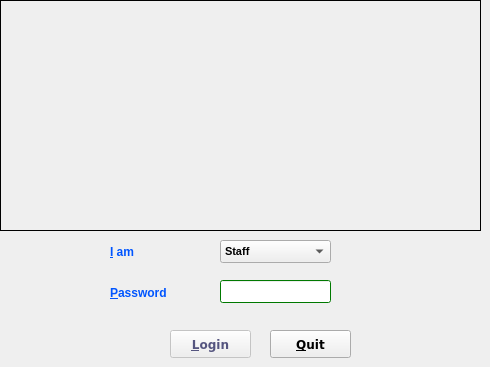
     <widget class="QWidget" name="loginPage">
      <widget class="QLabel" name="fig1">
       <property name="geometry">
        <rect>
         <x>0</x>
         <y>0</y>
         <width>481</width>
         <height>231</height>
        </rect>
       </property>
       <property name="font">
        <font>
         <family>Verdana</family>
         <pointsize>12</pointsize>
         <weight>9</weight>
         <italic>true</italic>
         <bold>false</bold>
        </font>
       </property>
       <property name="styleSheet">
        <string notr="true">background-image:url(:/newPrefix/images/Diamond_104.JPG);
font: 75 italic 12pt &quot;Verdana&quot;;</string>
       </property>
       <property name="frameShape">
        <enum>QFrame::Box</enum>
       </property>
       <property name="frameShadow">
        <enum>QFrame::Plain</enum>
       </property>
       <property name="text">
        <string/>
       </property>
       <property name="pixmap">
        <pixmap resource="../resources/symbols.qrc">:/newPrefix/images/authpic.png</pixmap>
       </property>
       <property name="scaledContents">
        <bool>true</bool>
       </property>
       <property name="alignment">
        <set>Qt::AlignHCenter|Qt::AlignTop</set>
       </property>
      </widget>
      <widget class="QComboBox" name="iamCombo">
       <property name="geometry">
        <rect>
         <x>220</x>
         <y>240</y>
         <width>111</width>
         <height>23</height>
        </rect>
       </property>
       <property name="baseSize">
        <size>
         <width>0</width>
         <height>0</height>
        </size>
       </property>
       <property name="font">
        <font>
         <family>MS Shell Dlg 2</family>
         <pointsize>8</pointsize>
         <weight>75</weight>
         <italic>false</italic>
         <bold>true</bold>
         <underline>false</underline>
         <stylestrategy>PreferDefault</stylestrategy>
        </font>
       </property>
       <property name="contextMenuPolicy">
        <enum>Qt::NoContextMenu</enum>
       </property>
       <property name="layoutDirection">
        <enum>Qt::LeftToRight</enum>
       </property>
       <property name="styleSheet">
        <string notr="true">color:rgb(0, 0, 0)</string>
       </property>
       <property name="editable">
        <bool>false</bool>
       </property>
       <property name="currentIndex">
        <number>0</number>
       </property>
       <property name="maxVisibleItems">
        <number>3</number>
       </property>
       <property name="sizeAdjustPolicy">
        <enum>QComboBox::AdjustToContentsOnFirstShow</enum>
       </property>
       <property name="iconSize">
        <size>
         <width>0</width>
         <height>0</height>
        </size>
       </property>
       <property name="duplicatesEnabled">
        <bool>false</bool>
       </property>
       <item>
        <property name="text">
         <string>Staff</string>
        </property>
       </item>
       <item>
        <property name="text">
         <string>Admin</string>
        </property>
       </item>
      </widget>
      <widget class="QLineEdit" name="passwordLe">
       <property name="geometry">
        <rect>
         <x>220</x>
         <y>280</y>
         <width>111</width>
         <height>23</height>
        </rect>
       </property>
       <property name="palette">
        <palette>
         <active>
          <colorrole role="WindowText">
           <brush brushstyle="SolidPattern">
            <color alpha="255">
             <red>0</red>
             <green>170</green>
             <blue>255</blue>
            </color>
           </brush>
          </colorrole>
          <colorrole role="Button">
           <brush brushstyle="SolidPattern">
            <color alpha="255">
             <red>0</red>
             <green>170</green>
             <blue>0</blue>
            </color>
           </brush>
          </colorrole>
          <colorrole role="Light">
           <brush brushstyle="SolidPattern">
            <color alpha="255">
             <red>0</red>
             <green>255</green>
             <blue>0</blue>
            </color>
           </brush>
          </colorrole>
          <colorrole role="Midlight">
           <brush brushstyle="SolidPattern">
            <color alpha="255">
             <red>0</red>
             <green>212</green>
             <blue>0</blue>
            </color>
           </brush>
          </colorrole>
          <colorrole role="Dark">
           <brush brushstyle="SolidPattern">
            <color alpha="255">
             <red>0</red>
             <green>85</green>
             <blue>0</blue>
            </color>
           </brush>
          </colorrole>
          <colorrole role="Mid">
           <brush brushstyle="SolidPattern">
            <color alpha="255">
             <red>0</red>
             <green>113</green>
             <blue>0</blue>
            </color>
           </brush>
          </colorrole>
          <colorrole role="Text">
           <brush brushstyle="SolidPattern">
            <color alpha="255">
             <red>0</red>
             <green>170</green>
             <blue>255</blue>
            </color>
           </brush>
          </colorrole>
          <colorrole role="BrightText">
           <brush brushstyle="SolidPattern">
            <color alpha="255">
             <red>255</red>
             <green>255</green>
             <blue>255</blue>
            </color>
           </brush>
          </colorrole>
          <colorrole role="ButtonText">
           <brush brushstyle="SolidPattern">
            <color alpha="255">
             <red>0</red>
             <green>170</green>
             <blue>255</blue>
            </color>
           </brush>
          </colorrole>
          <colorrole role="Base">
           <brush brushstyle="SolidPattern">
            <color alpha="255">
             <red>255</red>
             <green>255</green>
             <blue>255</blue>
            </color>
           </brush>
          </colorrole>
          <colorrole role="Window">
           <brush brushstyle="SolidPattern">
            <color alpha="255">
             <red>0</red>
             <green>170</green>
             <blue>0</blue>
            </color>
           </brush>
          </colorrole>
          <colorrole role="Shadow">
           <brush brushstyle="SolidPattern">
            <color alpha="255">
             <red>0</red>
             <green>0</green>
             <blue>0</blue>
            </color>
           </brush>
          </colorrole>
          <colorrole role="AlternateBase">
           <brush brushstyle="SolidPattern">
            <color alpha="255">
             <red>127</red>
             <green>212</green>
             <blue>127</blue>
            </color>
           </brush>
          </colorrole>
          <colorrole role="ToolTipBase">
           <brush brushstyle="SolidPattern">
            <color alpha="255">
             <red>255</red>
             <green>255</green>
             <blue>220</blue>
            </color>
           </brush>
          </colorrole>
          <colorrole role="ToolTipText">
           <brush brushstyle="SolidPattern">
            <color alpha="255">
             <red>0</red>
             <green>0</green>
             <blue>0</blue>
            </color>
           </brush>
          </colorrole>
         </active>
         <inactive>
          <colorrole role="WindowText">
           <brush brushstyle="SolidPattern">
            <color alpha="255">
             <red>0</red>
             <green>170</green>
             <blue>255</blue>
            </color>
           </brush>
          </colorrole>
          <colorrole role="Button">
           <brush brushstyle="SolidPattern">
            <color alpha="255">
             <red>0</red>
             <green>170</green>
             <blue>0</blue>
            </color>
           </brush>
          </colorrole>
          <colorrole role="Light">
           <brush brushstyle="SolidPattern">
            <color alpha="255">
             <red>0</red>
             <green>255</green>
             <blue>0</blue>
            </color>
           </brush>
          </colorrole>
          <colorrole role="Midlight">
           <brush brushstyle="SolidPattern">
            <color alpha="255">
             <red>0</red>
             <green>212</green>
             <blue>0</blue>
            </color>
           </brush>
          </colorrole>
          <colorrole role="Dark">
           <brush brushstyle="SolidPattern">
            <color alpha="255">
             <red>0</red>
             <green>85</green>
             <blue>0</blue>
            </color>
           </brush>
          </colorrole>
          <colorrole role="Mid">
           <brush brushstyle="SolidPattern">
            <color alpha="255">
             <red>0</red>
             <green>113</green>
             <blue>0</blue>
            </color>
           </brush>
          </colorrole>
          <colorrole role="Text">
           <brush brushstyle="SolidPattern">
            <color alpha="255">
             <red>0</red>
             <green>170</green>
             <blue>255</blue>
            </color>
           </brush>
          </colorrole>
          <colorrole role="BrightText">
           <brush brushstyle="SolidPattern">
            <color alpha="255">
             <red>255</red>
             <green>255</green>
             <blue>255</blue>
            </color>
           </brush>
          </colorrole>
          <colorrole role="ButtonText">
           <brush brushstyle="SolidPattern">
            <color alpha="255">
             <red>0</red>
             <green>170</green>
             <blue>255</blue>
            </color>
           </brush>
          </colorrole>
          <colorrole role="Base">
           <brush brushstyle="SolidPattern">
            <color alpha="255">
             <red>255</red>
             <green>255</green>
             <blue>255</blue>
            </color>
           </brush>
          </colorrole>
          <colorrole role="Window">
           <brush brushstyle="SolidPattern">
            <color alpha="255">
             <red>0</red>
             <green>170</green>
             <blue>0</blue>
            </color>
           </brush>
          </colorrole>
          <colorrole role="Shadow">
           <brush brushstyle="SolidPattern">
            <color alpha="255">
             <red>0</red>
             <green>0</green>
             <blue>0</blue>
            </color>
           </brush>
          </colorrole>
          <colorrole role="AlternateBase">
           <brush brushstyle="SolidPattern">
            <color alpha="255">
             <red>127</red>
             <green>212</green>
             <blue>127</blue>
            </color>
           </brush>
          </colorrole>
          <colorrole role="ToolTipBase">
           <brush brushstyle="SolidPattern">
            <color alpha="255">
             <red>255</red>
             <green>255</green>
             <blue>220</blue>
            </color>
           </brush>
          </colorrole>
          <colorrole role="ToolTipText">
           <brush brushstyle="SolidPattern">
            <color alpha="255">
             <red>0</red>
             <green>0</green>
             <blue>0</blue>
            </color>
           </brush>
          </colorrole>
         </inactive>
         <disabled>
          <colorrole role="WindowText">
           <brush brushstyle="SolidPattern">
            <color alpha="255">
             <red>0</red>
             <green>170</green>
             <blue>255</blue>
            </color>
           </brush>
          </colorrole>
          <colorrole role="Button">
           <brush brushstyle="SolidPattern">
            <color alpha="255">
             <red>0</red>
             <green>170</green>
             <blue>0</blue>
            </color>
           </brush>
          </colorrole>
          <colorrole role="Light">
           <brush brushstyle="SolidPattern">
            <color alpha="255">
             <red>0</red>
             <green>255</green>
             <blue>0</blue>
            </color>
           </brush>
          </colorrole>
          <colorrole role="Midlight">
           <brush brushstyle="SolidPattern">
            <color alpha="255">
             <red>0</red>
             <green>212</green>
             <blue>0</blue>
            </color>
           </brush>
          </colorrole>
          <colorrole role="Dark">
           <brush brushstyle="SolidPattern">
            <color alpha="255">
             <red>0</red>
             <green>85</green>
             <blue>0</blue>
            </color>
           </brush>
          </colorrole>
          <colorrole role="Mid">
           <brush brushstyle="SolidPattern">
            <color alpha="255">
             <red>0</red>
             <green>113</green>
             <blue>0</blue>
            </color>
           </brush>
          </colorrole>
          <colorrole role="Text">
           <brush brushstyle="SolidPattern">
            <color alpha="255">
             <red>0</red>
             <green>170</green>
             <blue>255</blue>
            </color>
           </brush>
          </colorrole>
          <colorrole role="BrightText">
           <brush brushstyle="SolidPattern">
            <color alpha="255">
             <red>255</red>
             <green>255</green>
             <blue>255</blue>
            </color>
           </brush>
          </colorrole>
          <colorrole role="ButtonText">
           <brush brushstyle="SolidPattern">
            <color alpha="255">
             <red>0</red>
             <green>170</green>
             <blue>255</blue>
            </color>
           </brush>
          </colorrole>
          <colorrole role="Base">
           <brush brushstyle="SolidPattern">
            <color alpha="255">
             <red>0</red>
             <green>170</green>
             <blue>0</blue>
            </color>
           </brush>
          </colorrole>
          <colorrole role="Window">
           <brush brushstyle="SolidPattern">
            <color alpha="255">
             <red>0</red>
             <green>170</green>
             <blue>0</blue>
            </color>
           </brush>
          </colorrole>
          <colorrole role="Shadow">
           <brush brushstyle="SolidPattern">
            <color alpha="255">
             <red>0</red>
             <green>0</green>
             <blue>0</blue>
            </color>
           </brush>
          </colorrole>
          <colorrole role="AlternateBase">
           <brush brushstyle="SolidPattern">
            <color alpha="255">
             <red>0</red>
             <green>170</green>
             <blue>0</blue>
            </color>
           </brush>
          </colorrole>
          <colorrole role="ToolTipBase">
           <brush brushstyle="SolidPattern">
            <color alpha="255">
             <red>255</red>
             <green>255</green>
             <blue>220</blue>
            </color>
           </brush>
          </colorrole>
          <colorrole role="ToolTipText">
           <brush brushstyle="SolidPattern">
            <color alpha="255">
             <red>0</red>
             <green>0</green>
             <blue>0</blue>
            </color>
           </brush>
          </colorrole>
         </disabled>
        </palette>
       </property>
       <property name="font">
        <font>
         <stylestrategy>PreferAntialias</stylestrategy>
        </font>
       </property>
       <property name="autoFillBackground">
        <bool>false</bool>
       </property>
       <property name="echoMode">
        <enum>QLineEdit::Password</enum>
       </property>
      </widget>
      <widget class="QLabel" name="passworLlabel">
       <property name="geometry">
        <rect>
         <x>110</x>
         <y>284</y>
         <width>73</width>
         <height>19</height>
        </rect>
       </property>
       <property name="font">
        <font>
         <pointsize>11</pointsize>
         <stylestrategy>PreferDefault</stylestrategy>
        </font>
       </property>
       <property name="autoFillBackground">
        <bool>false</bool>
       </property>
       <property name="text">
        <string>&lt;!DOCTYPE HTML PUBLIC &quot;-//W3C//DTD HTML 4.0//EN&quot; &quot;http://www.w3.org/TR/REC-html40/strict.dtd&quot;&gt;
&lt;html&gt;&lt;head&gt;&lt;meta name=&quot;qrichtext&quot; content=&quot;1&quot; /&gt;&lt;style type=&quot;text/css&quot;&gt;
p, li { white-space: pre-wrap; }
&lt;/style&gt;&lt;/head&gt;&lt;body style=&quot; font-family:'MS Shell Dlg 2'; font-size:11pt; font-weight:400; font-style:normal;&quot;&gt;
&lt;p style=&quot; margin-top:0px; margin-bottom:0px; margin-left:0px; margin-right:0px; -qt-block-indent:0; text-indent:0px;&quot;&gt;&lt;span style=&quot; font-size:9pt; font-weight:600; color:#0055ff;&quot;&gt;&amp;amp;Password&lt;/span&gt;&lt;/p&gt;&lt;/body&gt;&lt;/html&gt;</string>
       </property>
       <property name="buddy">
        <cstring>passwordLe</cstring>
       </property>
      </widget>
      <widget class="QLabel" name="iamlabel">
       <property name="geometry">
        <rect>
         <x>110</x>
         <y>243</y>
         <width>33</width>
         <height>19</height>
        </rect>
       </property>
       <property name="font">
        <font>
         <pointsize>11</pointsize>
         <weight>50</weight>
         <bold>false</bold>
         <stylestrategy>PreferDefault</stylestrategy>
        </font>
       </property>
       <property name="frameShape">
        <enum>QFrame::NoFrame</enum>
       </property>
       <property name="frameShadow">
        <enum>QFrame::Raised</enum>
       </property>
       <property name="text">
        <string>&lt;!DOCTYPE HTML PUBLIC &quot;-//W3C//DTD HTML 4.0//EN&quot; &quot;http://www.w3.org/TR/REC-html40/strict.dtd&quot;&gt;
&lt;html&gt;&lt;head&gt;&lt;meta name=&quot;qrichtext&quot; content=&quot;1&quot; /&gt;&lt;style type=&quot;text/css&quot;&gt;
p, li { white-space: pre-wrap; }
&lt;/style&gt;&lt;/head&gt;&lt;body style=&quot; font-family:'MS Shell Dlg 2'; font-size:11pt; font-weight:400; font-style:normal;&quot;&gt;
&lt;p style=&quot; margin-top:0px; margin-bottom:0px; margin-left:0px; margin-right:0px; -qt-block-indent:0; text-indent:0px;&quot;&gt;&lt;span style=&quot; font-size:9pt; font-weight:600; color:#0055ff;&quot;&gt;&amp;amp;I am&lt;/span&gt;&lt;/p&gt;&lt;/body&gt;&lt;/html&gt;</string>
       </property>
       <property name="buddy">
        <cstring>iamCombo</cstring>
       </property>
      </widget>
      <widget class="QPushButton" name="loginButton">
       <property name="enabled">
        <bool>false</bool>
       </property>
       <property name="geometry">
        <rect>
         <x>170</x>
         <y>330</y>
         <width>81</width>
         <height>28</height>
        </rect>
       </property>
       <property name="font">
        <font>
         <family>Verdana</family>
         <pointsize>9</pointsize>
         <weight>75</weight>
         <italic>false</italic>
         <bold>true</bold>
         <underline>false</underline>
         <stylestrategy>PreferDefault</stylestrategy>
        </font>
       </property>
       <property name="styleSheet">
        <string notr="true">color: rgb(85, 85, 127);</string>
       </property>
       <property name="text">
        <string>&amp;Login</string>
       </property>
       <property name="icon">
        <iconset resource="../resources/symbols.qrc">
         <normaloff>:/newPrefix/images/msn.png</normaloff>:/newPrefix/images/msn.png</iconset>
       </property>
       <property name="iconSize">
        <size>
         <width>20</width>
         <height>20</height>
        </size>
       </property>
       <property name="default">
        <bool>true</bool>
       </property>
      </widget>
      <widget class="QPushButton" name="quitButton">
       <property name="geometry">
        <rect>
         <x>270</x>
         <y>330</y>
         <width>81</width>
         <height>28</height>
        </rect>
       </property>
       <property name="font">
        <font>
         <family>Verdana</family>
         <pointsize>9</pointsize>
         <weight>75</weight>
         <bold>true</bold>
         <stylestrategy>PreferDefault</stylestrategy>
        </font>
       </property>
       <property name="toolTip">
        <string>closes the entire application</string>
       </property>
       <property name="layoutDirection">
        <enum>Qt::LeftToRight</enum>
       </property>
       <property name="styleSheet">
        <string notr="true">COLOR:rgb(0, 0, 0)</string>
       </property>
       <property name="text">
        <string>&amp;Quit</string>
       </property>
       <property name="icon">
        <iconset resource="../resources/symbols.qrc">
         <normaloff>:/newPrefix/images/exit.png</normaloff>:/newPrefix/images/exit.png</iconset>
       </property>
       <property name="iconSize">
        <size>
         <width>15</width>
         <height>15</height>
        </size>
       </property>
       <property name="checkable">
        <bool>false</bool>
       </property>
       <property name="default">
        <bool>false</bool>
       </property>
      </widget>
     </widget>
